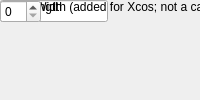
<?xml version="1.0" encoding="UTF-8"?>
<ui version="4.0">
 <class>MainWindow</class>
 <widget class="QMainWindow" name="MainWindow">
  <property name="windowTitle"><string>Triggered Counter</string></property>
  <widget class="QWidget" name="centralwidget">
   <!-- NOTE: this is a simplified structural mirror of the generated
        <module>_ui.py, not a full round-trip Designer file. Regenerate
        both from the same spec if you need to edit layout by hand. -->
       <widget class="QLabel" name="label_name">
     <property name="text"><string>Block name</string></property>
    </widget>
       <widget class="QLineEdit" name="name">
     <property name="toolTip"><string>A name you choose for this block instance, e.g. to note what it's used for in this design. Shown below the block on the diagram.</string></property>
    </widget>
       <widget class="QLabel" name="label_len">
     <property name="text"><string>Run Length</string></property>
    </widget>
       <widget class="QSpinBox" name="len"/>
       <widget class="QLabel" name="label_count_width">
     <property name="text"><string>Count Width (added for Xcos; not a casper_library mask param)</string></property>
    </widget>
       <widget class="QSpinBox" name="count_width"/>
  </widget>
 </widget>
 <resources/>
 <connections/>
</ui>
